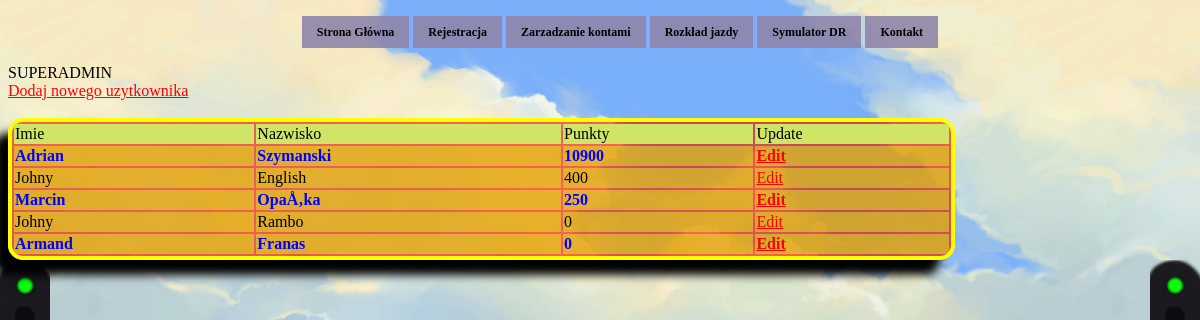
The app's page /zk.php (signed in) with its own data.
### tables this page shows
CREATE TABLE `players` (
  `id` int(11) NOT NULL,
  `imie` varchar(100) NOT NULL,
  `nazwisko` varchar(100) NOT NULL,
  `punkty` int(8) NOT NULL
);

### zk.php (the view, shortened to what this page needs)
<?php
	include_once("config.php");
	?>
<!DOCTYPE html>
<html>
<head>
	<link href="mrstyle.css" rel="stylesheet" type="text/css">
	<link id="content_style" href="style_sky.css" rel="stylesheet" type="text/css">
	</head>
<body onload="loadNavbar();">
			<nav id="menu_glowne">
				<ul>
				  <li><a href="index.php">Strona Główna</a></li>
				  <li><a href="rejestracja.php">Rejestracja</a></li>
				  <li><a href="zk.php">Zarzadzanie kontami</a></li>
				  <li><a href="#">Rozkład jazdy</a></li>
				  <li><a href="gra.php">Symulator DR</a></li>
				  <li><a href="kontakt.html">Kontakt</a></li>
				</ul>
			</nav>
 <table width='80%' border=0>
        <tr bgcolor='#CCCCCC'>
            <td>Imie</td>
            <td>Nazwisko</td>
            <td>Punkty</td>
            <td>Update</td>
        </tr>
       <?php
			if ((string)$_SESSION['username'] == "SUPERADMIN")
			{
    echo"<br><a href=\"add.html\">Dodaj nowego uzytkownika</a><br/><br/>";
	   $result = mysqli_query($mysqli, "SELECT * FROM players ORDER BY punkty DESC");
        while($res = mysqli_fetch_array($result))
			{
            echo "<tr>";
            echo "<td>".$res['imie']."</td>";
            echo "<td>".$res['nazwisko']."</td>";
            echo "<td>".$res['punkty']."</td>";
            echo "<td><a href=\"edit.php?id=$res[id]\">Edit</a> </td>";
			}
		}
?>
    </table>
</body>
</html>

### mrstyle.css (style rules this page uses)
tr > td { background-color: hsla(70,100%,50%,0.5); }
table { border-radius:15px; border: 4px solid yellow; background-color: rgba(255,0,0,0.6); box-shadow:-15px 15px 10px black; }
ul > li { color: goldenrod; }
table tr { color: black; }
tr:nth-child(2n) { color: blue; font-weight: bold; }
#menu_glowne ul { list-style:none; text-align:center; }
#menu_glowne ul li { position:relative; display:inline-block; }

### style_sky.css (style rules this page uses)
body { background-image: url("assets/semafor.png"),url("assets/semafor.png"),url("assets/trawa.png"), url("assets/bg_sky.png"); background-repeat: no-repeat,no-repeat,repeat-x,repeat-x; background-position: bottom left, bottom right,bottom left, center top; background-origin: border-box,border-box,border-box,content-box; background-attachment: fixed, fixed, fixed, fixed; }
a:link { color: red; }
#menu_glowne ul a { display:block; color:#000000; text-decoration:none; font-weight:700; font-size:12px; line-height:32px; padding:0 15px; font-family: 'Oswald'; background:rgba(144, 133, 170, 0.9); }

### records on screen
players: imie "Adrian", nazwisko "Szymanski", punkty "10900"
players: imie "Johny", nazwisko "English", punkty "400"
players: imie "Marcin", nazwisko "OpaÅ‚ka", punkty "250"
players: imie "Johny", nazwisko "Rambo", punkty "0"
players: imie "Armand", nazwisko "Franas", punkty "0"
